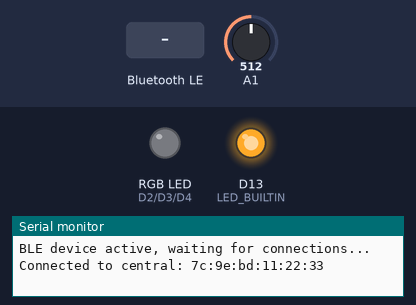
The sketch below on a simulated Arduino Nano 33 IoT. On the bench: an RGB LED mixed from three pins (HIGH = lit), output pins drawn as LEDs (lit = HIGH), the last lines printed to the serial monitor. The inputs (shaded band) are chosen by the test bench; at power-on: A1 = 512. Dim RGB values are drawn brighter than linear; nothing arrives over Bluetooth unless stated; a phone connects over Bluetooth LE 3 s after start.

Above: at 4.0 s.
4.1 s: Bluetooth LE write "1" received
At 5.3 s:
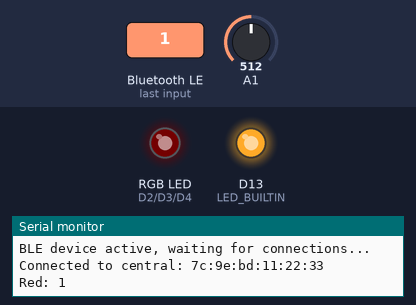
5.7 s: Bluetooth LE write "1" received
At 6.5 s:
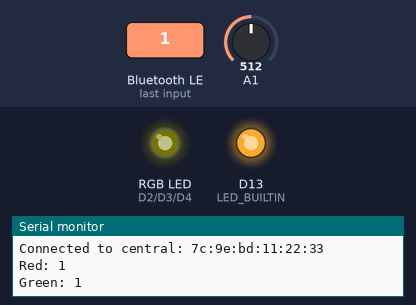
7.3 s: Bluetooth LE write "0" received
At 7.7 s:
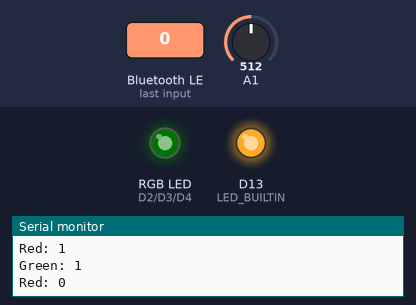
10.5 s: Bluetooth LE write "0" received
At 11.3 s:
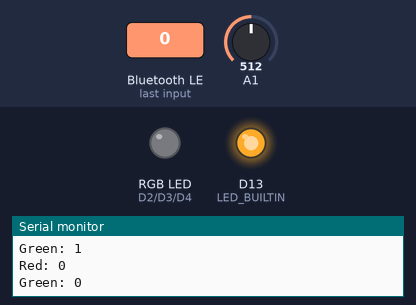
Timing chart, 0 to 13.1 s (numbered marks = the images above; inputs shaded):
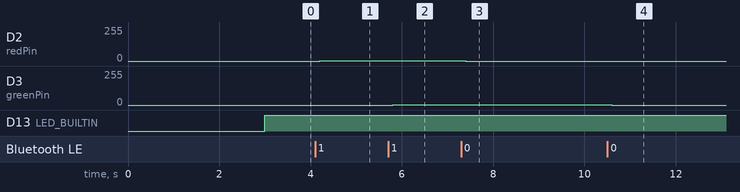

The sketch:

Lab02_Task02.ino
```cpp
#include <ArduinoBLE.h>

BLEService ledService("180A"); // LED control service

BLEByteCharacteristic redChar("2A56", BLERead | BLEWrite);   // Red LED
BLEByteCharacteristic greenChar("2A57", BLERead | BLEWrite); // Green LED
BLEByteCharacteristic blueChar("2A58", BLERead | BLEWrite);  // Blue LED

BLEUnsignedCharCharacteristic analogChar("2A59", BLERead | BLENotify); // Analog sensor

const int redPin = 2;
const int greenPin = 3;
const int bluePin = 4;
long previousMillis = 0;

void setup() {
  Serial.begin(9600);
  while (!Serial);

  pinMode(redPin, OUTPUT);
  pinMode(greenPin, OUTPUT);
  pinMode(bluePin, OUTPUT);
  pinMode(LED_BUILTIN, OUTPUT);

  if (!BLE.begin()) {
    Serial.println("starting BLE failed!");
    while (1);
  }

  BLE.setLocalName("Rubayet's RGB LED");
  BLE.setAdvertisedService(ledService);

  ledService.addCharacteristic(redChar);
  ledService.addCharacteristic(greenChar);
  ledService.addCharacteristic(blueChar);
  ledService.addCharacteristic(analogChar);

  BLE.addService(ledService);

  redChar.writeValue(0);
  greenChar.writeValue(0);
  blueChar.writeValue(0);
  analogChar.writeValue(0);

  BLE.advertise();
  Serial.println("BLE device active, waiting for connections...");
}

void loop() {
  BLEDevice central = BLE.central();

  if (central) {
    Serial.print("Connected to central: ");
    Serial.println(central.address());
    digitalWrite(LED_BUILTIN, HIGH);

    while (central.connected()) {
      long currentMillis = millis();
      if (currentMillis - previousMillis >= 200) {
        previousMillis = currentMillis;

        int analogValue = analogRead(A1);
        analogChar.writeValue(analogValue);

        // RED
        if (redChar.written()) {
          byte redVal = redChar.value();
          analogWrite(redPin, redVal);
          Serial.print("Red: ");
          Serial.println(redVal);
        }

        // GREEN
        if (greenChar.written()) {
          byte greenVal = greenChar.value();
          analogWrite(greenPin, greenVal);
          Serial.print("Green: ");
          Serial.println(greenVal);
        }

        // BLUE
        if (blueChar.written()) {
          byte blueVal = blueChar.value();
          analogWrite(bluePin, blueVal);
          Serial.print("Blue: ");
          Serial.println(blueVal);
        }
      }
    }

    digitalWrite(LED_BUILTIN, LOW);
    Serial.print("Disconnected from central: ");
    Serial.println(central.address());
  }
}
```

Measured:
- after the input at 4.1 s, D2 (redPin): 0/255 → 1/255 after 0.10 s
- after the input at 5.7 s, D3 (greenPin): 0/255 → 1/255 after 0.10 s
- after the input at 7.3 s, D2 (redPin): 1/255 → 0/255 after 0.10 s
- after the input at 10.5 s, D3 (greenPin): 1/255 → 0/255 after 0.10 s
